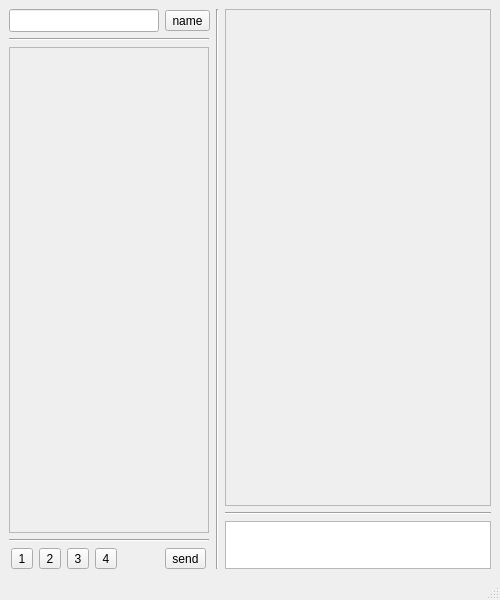
<?xml version="1.0" encoding="UTF-8"?>
<ui version="4.0">
 <author>Maxim</author>
 <class>MainWindow</class>
 <widget class="QMainWindow" name="MainWindow">
  <property name="geometry">
   <rect>
    <x>0</x>
    <y>0</y>
    <width>500</width>
    <height>600</height>
   </rect>
  </property>
  <property name="windowTitle">
   <string>HUB messager</string>
  </property>
  <widget class="QWidget" name="centralwidget">
   <layout class="QHBoxLayout" name="horizontalLayout_4">
    <item>
     <layout class="QVBoxLayout" name="verticalLayout_left">
      <item>
       <layout class="QHBoxLayout" name="nameLayout">
        <item>
         <widget class="QLineEdit" name="nameEdit">
          <property name="maximumSize">
           <size>
            <width>150</width>
            <height>16777215</height>
           </size>
          </property>
          <property name="font">
           <font>
            <pointsize>10</pointsize>
           </font>
          </property>
         </widget>
        </item>
        <item>
         <widget class="QToolButton" name="nameButton">
          <property name="sizePolicy">
           <sizepolicy hsizetype="Minimum" vsizetype="Fixed">
            <horstretch>0</horstretch>
            <verstretch>0</verstretch>
           </sizepolicy>
          </property>
          <property name="maximumSize">
           <size>
            <width>45</width>
            <height>16777215</height>
           </size>
          </property>
          <property name="text">
           <string>name</string>
          </property>
         </widget>
        </item>
       </layout>
      </item>
      <item>
       <widget class="Line" name="line_left_up">
        <property name="maximumSize">
         <size>
          <width>200</width>
          <height>16777215</height>
         </size>
        </property>
        <property name="orientation">
         <enum>Qt::Horizontal</enum>
        </property>
       </widget>
      </item>
      <item>
       <widget class="QScrollArea" name="scrollListUser">
        <property name="maximumSize">
         <size>
          <width>200</width>
          <height>16777215</height>
         </size>
        </property>
        <property name="widgetResizable">
         <bool>true</bool>
        </property>
        <widget class="QWidget" name="scrollAreaWidgetContents">
         <property name="geometry">
          <rect>
           <x>0</x>
           <y>0</y>
           <width>198</width>
           <height>476</height>
          </rect>
         </property>
         <layout class="QVBoxLayout" name="verticalLayout_2">
          <item>
           <layout class="QVBoxLayout" name="listUser">
            <property name="spacing">
             <number>0</number>
            </property>
           </layout>
          </item>
         </layout>
        </widget>
       </widget>
      </item>
      <item>
       <widget class="Line" name="line_left_down">
        <property name="maximumSize">
         <size>
          <width>200</width>
          <height>16777215</height>
         </size>
        </property>
        <property name="orientation">
         <enum>Qt::Horizontal</enum>
        </property>
       </widget>
      </item>
      <item>
       <layout class="QHBoxLayout" name="horizontalLayout_panel">
        <item>
         <layout class="QHBoxLayout" name="horizontalLayout_buttons">
          <item>
           <widget class="QToolButton" name="btn_1">
            <property name="minimumSize">
             <size>
              <width>22</width>
              <height>0</height>
             </size>
            </property>
            <property name="text">
             <string>1</string>
            </property>
           </widget>
          </item>
          <item>
           <widget class="QToolButton" name="btn_2">
            <property name="minimumSize">
             <size>
              <width>22</width>
              <height>0</height>
             </size>
            </property>
            <property name="text">
             <string>2</string>
            </property>
           </widget>
          </item>
          <item>
           <widget class="QToolButton" name="btn_3">
            <property name="minimumSize">
             <size>
              <width>22</width>
              <height>0</height>
             </size>
            </property>
            <property name="text">
             <string>3</string>
            </property>
           </widget>
          </item>
          <item>
           <widget class="QToolButton" name="btn_4">
            <property name="minimumSize">
             <size>
              <width>22</width>
              <height>0</height>
             </size>
            </property>
            <property name="text">
             <string>4</string>
            </property>
           </widget>
          </item>
         </layout>
        </item>
        <item>
         <spacer name="horizontalSpacer">
          <property name="orientation">
           <enum>Qt::Horizontal</enum>
          </property>
          <property name="sizeType">
           <enum>QSizePolicy::Maximum</enum>
          </property>
          <property name="sizeHint" stdset="0">
           <size>
            <width>40</width>
            <height>20</height>
           </size>
          </property>
         </spacer>
        </item>
        <item>
         <widget class="QToolButton" name="sendButton">
          <property name="text">
           <string>send</string>
          </property>
         </widget>
        </item>
       </layout>
      </item>
     </layout>
    </item>
    <item>
     <widget class="Line" name="line_vertical">
      <property name="orientation">
       <enum>Qt::Vertical</enum>
      </property>
     </widget>
    </item>
    <item>
     <layout class="QVBoxLayout" name="verticalLayout_right">
      <item>
       <widget class="QScrollArea" name="scrollListMessages">
        <property name="widgetResizable">
         <bool>true</bool>
        </property>
        <widget class="QWidget" name="scrollAreaWidgetContents_2">
         <property name="geometry">
          <rect>
           <x>0</x>
           <y>0</y>
           <width>254</width>
           <height>494</height>
          </rect>
         </property>
         <layout class="QVBoxLayout" name="verticalLayout">
          <item>
           <layout class="QVBoxLayout" name="listMessage">
            <property name="spacing">
             <number>0</number>
            </property>
           </layout>
          </item>
         </layout>
        </widget>
       </widget>
      </item>
      <item>
       <widget class="Line" name="line_right">
        <property name="orientation">
         <enum>Qt::Horizontal</enum>
        </property>
       </widget>
      </item>
      <item>
       <widget class="QTextEdit" name="textEdit">
        <property name="maximumSize">
         <size>
          <width>16777215</width>
          <height>48</height>
         </size>
        </property>
        <property name="font">
         <font>
          <pointsize>10</pointsize>
         </font>
        </property>
       </widget>
      </item>
     </layout>
    </item>
   </layout>
  </widget>
  <widget class="QStatusBar" name="statusbar"/>
 </widget>
 <resources/>
 <connections/>
</ui>
